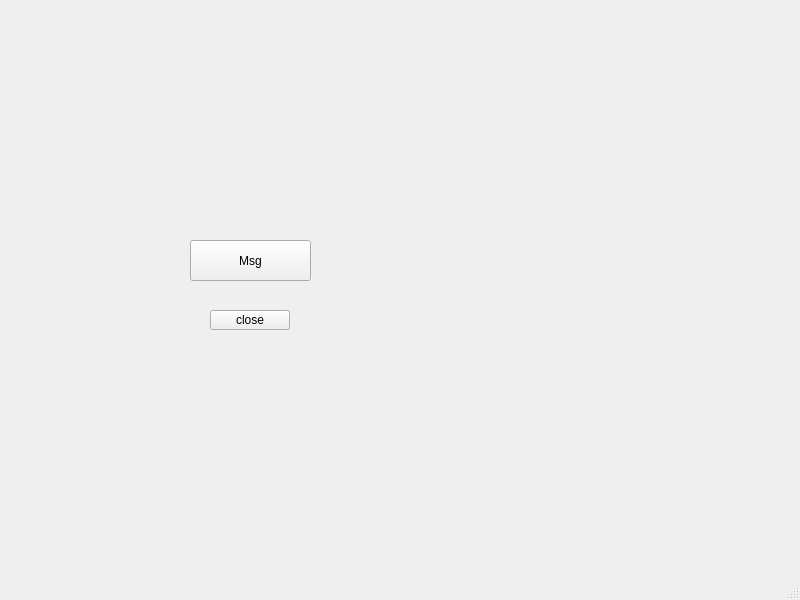
<?xml version="1.0" encoding="UTF-8"?>
<ui version="4.0">
 <class>testMainWindow</class>
 <widget class="QMainWindow" name="testMainWindow">
  <property name="geometry">
   <rect>
    <x>0</x>
    <y>0</y>
    <width>800</width>
    <height>600</height>
   </rect>
  </property>
  <property name="windowTitle">
   <string>testMainWindow</string>
  </property>
  <widget class="QWidget" name="centralwidget">
   <widget class="QPushButton" name="pushButton">
    <property name="geometry">
     <rect>
      <x>190</x>
      <y>240</y>
      <width>121</width>
      <height>41</height>
     </rect>
    </property>
    <property name="text">
     <string>Msg</string>
    </property>
   </widget>
   <widget class="QPushButton" name="pushButton_2">
    <property name="geometry">
     <rect>
      <x>210</x>
      <y>310</y>
      <width>80</width>
      <height>20</height>
     </rect>
    </property>
    <property name="text">
     <string>close</string>
    </property>
   </widget>
  </widget>
  <widget class="QMenuBar" name="menubar">
   <property name="geometry">
    <rect>
     <x>0</x>
     <y>0</y>
     <width>800</width>
     <height>21</height>
    </rect>
   </property>
  </widget>
  <widget class="QStatusBar" name="statusbar"/>
 </widget>
 <resources/>
 <connections/>
</ui>
